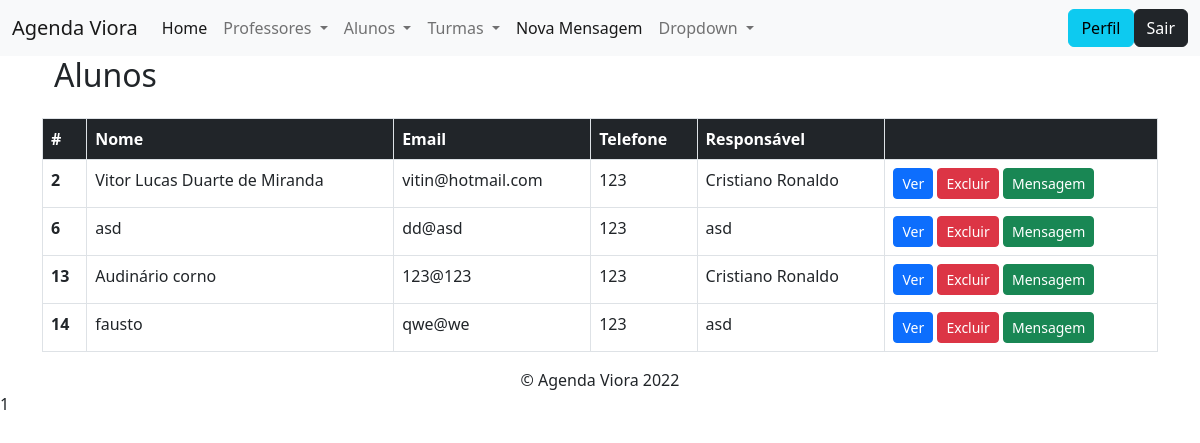
The app's page /modulos/Alunos/listar.php with its own data.
### tables this page shows
CREATE TABLE `aluno` (
  `ID` int(8) NOT NULL,
  `nome` text NOT NULL,
  `email` varchar(50) NOT NULL,
  `email_sec` varchar(50) NOT NULL,
  `email_inst` varchar(50) NOT NULL,
  `telefone` bigint(20) NOT NULL,
  `telefone_sec` bigint(20) NOT NULL,
  `responsavel` text NOT NULL,
  `responsavel_sec` text NOT NULL,
  `senha` varchar(40) NOT NULL,
  `senha_conf` varchar(40) NOT NULL
);

### config.php (called while the page is built, shortened)
<?php
    include_once path('funcoes/conexao.php');
    function path($file)
    {
        return ROOT_DIR . '/' . $file;
    }
    function arquivo($file)
    {
        return ROOT_PATH . $file;
    }

### funcoes/conexao.php (called while the page is built, shortened)
<?php
    function retornaDados($sql)
    {
        $conexao = $GLOBALS['conexaoBanco'];
        $resposta = $conexao->query($sql);
        return $resposta->fetchAll();
    }

### modulos/Alunos/listar.php (the view, shortened to what this page needs)
<?php
include_once "../../config.php";
?>
<!DOCTYPE html>
<html lang="pt-BR">
<?php include_once path('templates/head.php') ?>
<body>
    <?php include_once path('templates/barra_navegacao.php') ?>
    <div class="container" id="lateral2">
        <?php
        $sql = "SELECT * FROM aluno";
        $aluno = retornaDados($sql);
        ?>
        <table class="table">
            <div class="container" id="lateral2">
            <h2>Alunos</h2>
            </div>
            <div class="container-fluid">
                <table class="table table-bordered ">
                    <thead>
                        <tr class="bg-dark text-white">
                            <th scope="col">#</th>
                            <th scope="col">Nome</th>
                            <th scope="col">Email</th>
                            <th scope="col">Telefone</th>
                            <th scope="col">Responsável</th>
                            <th scope="col"></th>
                        </tr>
                    </thead>
                    <tbody>
                <?php foreach ($aluno as $aluno) { ?>
                    <tr>
                        <th scope="row"><?= $aluno['ID'] ?></th>
                        <td><?= $aluno['nome'] ?></td>
                        <td><?= $aluno['email'] ?></td>
                        <td><?= $aluno['telefone'] ?></td>
                        <td><?= $aluno['responsavel'] ?></td>
                        <td>
                        <a class="btn btn-sm btn-primary" href="visualizar.php?id=<?= $aluno['ID'] ?>">Ver</a>
                        <a class="btn btn-sm btn-danger" href="deletar.php?ID=<?= $aluno['ID'] ?>">Excluir</a>
                        <a class="btn btn-sm btn-success" href="mensagem.php?ID=<?= $aluno['ID'] ?>">Mensagem</a>
                    </td>
                    </tr>
                <?php } ?>
            </tbody>
                </table>
            </div>
            <?= include_once path('templates/footer.php'); ?>
        </table>
    </div>
</body>
</html>

### templates/head.php (shortened to what this page needs)
<head>
    <link rel="stylesheet" href="<?= arquivo('bootstrap/css/bootstrap.min.css') ?>">
</head>

### templates/barra_navegacao.php (shortened to what this page needs)
<nav class="navbar navbar-expand-lg bg-light">
  <div class="container-fluid">
    <a class="navbar-brand" href="<?= arquivo('./index.php') ?>">Agenda Viora</a>
    <div class="collapse navbar-collapse" id="navbarSupportedContent">
      <ul class="navbar-nav me-auto mb-2 mb-lg-0">
        <li class="nav-item">
          <a class="nav-link active" href="<?= arquivo('modulos/pagina/index.php')?>">Home</a>
        </li>
        <li class="nav-item dropdown">
          <a class="nav-link dropdown-toggle" href="#" role="button" data-bs-toggle="dropdown" aria-expanded="false">
            Professores
          </a>
        </li>
        <li class="nav-item dropdown">
          <a class="nav-link dropdown-toggle" href="#" role="button" data-bs-toggle="dropdown" aria-expanded="false">
            Alunos
          </a>
        </li>
        <li class="nav-item dropdown">
          <a class="nav-link dropdown-toggle" href="#" role="button" data-bs-toggle="dropdown" aria-expanded="false">
            Turmas
          </a>
        </li>
        <li class="nav-item">
        <a class="nav-link active" href="<?= arquivo('modulos/mensagem/msg.php')?>">Nova Mensagem</a>
        </li>
        <li class="nav-item dropdown">
          <a class="nav-link dropdown-toggle" href="#" role="button" data-bs-toggle="dropdown" aria-expanded="false">
            Dropdown
          </a>
        </li>
      </ul>
      <a class="btn btn-info" href="<?= arquivo('#') ?>">Perfil</a>
      <a class="btn btn-dark" href="<?= arquivo('modulos/login/sair.php')?>">Sair</a>
    </div>
  </div>
</nav>

### templates/footer.php
<footer>
  <div class="copyright text-center my-auto">
  <span>&copy; Agenda Viora 2022</span>
  </div>
</footer>

### records on screen
aluno: ID "2", nome "Vitor Lucas Duarte de Miranda", email "vitin@hotmail.com", telefone "123", responsavel "Cristiano Ronaldo"
aluno: ID "6", nome "asd", email "dd@asd", telefone "123", responsavel "asd"
aluno: ID "13", nome "Audinário corno", email "123@123", telefone "123", responsavel "Cristiano Ronaldo"
aluno: ID "14", nome "fausto", email "qwe@we", telefone "123", responsavel "asd"

### other values on screen
include_once path('templates/footer.php') "1"
